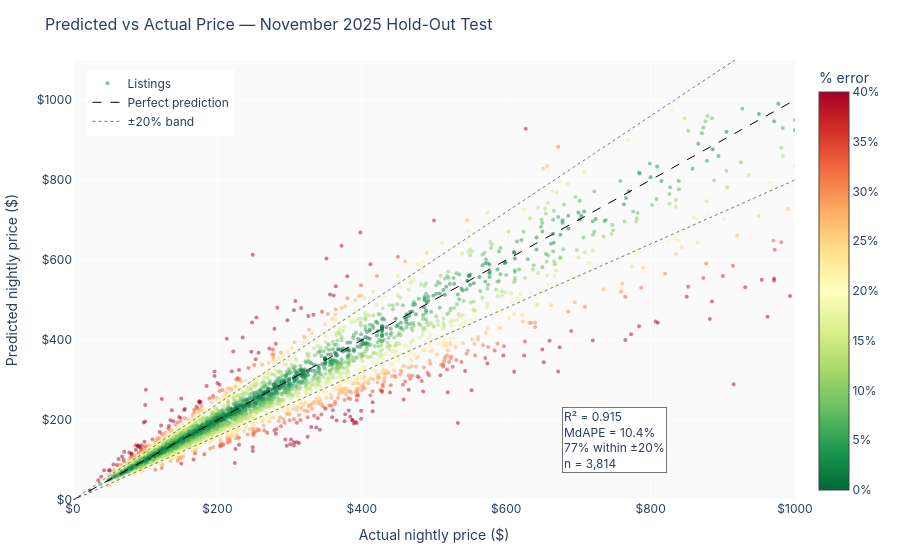

Notebook code for this chart:
### Markdown cell above
---
## Plot 6 — Predicted vs actual (November test set)

### Code cell
NON_FEATURES = {'id', 'price_numeric', 'log_price',
                'estimated_revenue_l365d', 'estimated_occupancy_l365d',
                'month_label'}   # added in plot 2, not a model feature

FEATURE_COLS = [c for c in sf.columns if c not in NON_FEATURES]

model = xgb.XGBRegressor()
model.load_model(str(DATA / 'xgb_model.json'))

test = sf[sf['month'] == 11].copy()
pred_log   = model.predict(test[FEATURE_COLS])
pred_price = np.expm1(pred_log)
true_price = test['price_numeric'].values

# Cap display at $1000 for readability (99th pct ≈ $926 after cap)
mask = (true_price <= 1000) & (pred_price <= 1000)
t = true_price[mask]; p = pred_price[mask]
abs_err = np.abs(t - p)
pct_err  = abs_err / t * 100

fig = go.Figure()

fig.add_trace(go.Scatter(
    x=t, y=p,
    mode='markers',
    marker=dict(
        color=pct_err,
        colorscale='RdYlGn_r',
        cmin=0, cmax=40,
        size=4, opacity=0.5,
        colorbar=dict(title='% error', ticksuffix='%'),
    ),
    text=[f'True: ${tv:.0f}<br>Pred: ${pv:.0f}<br>Err: {e:.0f}%'
          for tv, pv, e in zip(t, p, pct_err)],
    hovertemplate='%{text}<extra></extra>',
    name='Listings',
))

lim = 1000
fig.add_trace(go.Scatter(
    x=[0, lim], y=[0, lim],
    mode='lines',
    line=dict(color='black', dash='dash', width=1),
    name='Perfect prediction',
    hoverinfo='skip',
))

fig.add_trace(go.Scatter(
    x=[0, lim], y=[0, lim * 1.2],
    mode='lines', line=dict(color=GRAY, dash='dot', width=1),
    name='±20% band', showlegend=True, hoverinfo='skip',
))
fig.add_trace(go.Scatter(
    x=[0, lim], y=[0, lim * 0.8],
    mode='lines', line=dict(color=GRAY, dash='dot', width=1),
    showlegend=False, hoverinfo='skip',
))

fig.update_layout(
    title=dict(text='Predicted vs Actual Price — November 2025 Hold-Out Test',
               font_size=16),
    xaxis_title='Actual nightly price ($)',
    yaxis_title='Predicted nightly price ($)',
    xaxis=dict(range=[0, lim], tickprefix='$'),
    yaxis=dict(range=[0, lim * 1.1], tickprefix='$'),
    legend=dict(x=0.02, y=0.98),
)

fig.add_annotation(
    x=750, y=150,
    text=f'R² = 0.915<br>MdAPE = 10.4%<br>77% within ±20%<br>n = {mask.sum():,}',
    showarrow=False,
    bordercolor=GRAY, borderwidth=1, bgcolor='white',
    font_size=12, align='left',
)

save(fig, '06_pred_vs_actual')
fig.show()

### Figure 1 — Plotly figure (JSON) as saved in the notebook; plotly's stock layout.template omitted (floating-point values rounded to 4 significant figures; data arrays with more than 128 entries replaced by an {"elided": "..."} marker saying what was removed)
{"data": [{"hovertemplate": "%{text}<extra></extra>", "marker": {"cmax": 40, "cmin": 0, "color": {"elided": "3814 float values"}, "colorbar": {"ticksuffix": "%", "title": {"text": "% error"}}, "colorscale": [[0.0, "rgb(0,104,55)"], [0.1, "rgb(26,152,80)"], [0.2, "rgb(102,189,99)"], [0.3, "rgb(166,217,106)"], [0.4, "rgb(217,239,139)"], [0.5, "rgb(255,255,191)"], [0.6, "rgb(254,224,139)"], [0.7, "rgb(253,174,97)"], [0.8, "rgb(244,109,67)"], [0.9, "rgb(215,48,39)"], [1.0, "rgb(165,0,38)"]], "opacity": 0.5, "size": 4}, "mode": "markers", "name": "Listings", "text": {"elided": "3814 str values"}, "type": "scatter", "x": {"elided": "3814 float values"}, "y": {"elided": "3814 float values"}}, {"hoverinfo": "skip", "line": {"color": "black", "dash": "dash", "width": 1}, "mode": "lines", "name": "Perfect prediction", "type": "scatter", "x": [0, 1000], "y": [0, 1000]}, {"hoverinfo": "skip", "line": {"color": "#767676", "dash": "dot", "width": 1}, "mode": "lines", "name": "±20% band", "showlegend": true, "type": "scatter", "x": [0, 1000], "y": [0, 1200.0]}, {"hoverinfo": "skip", "line": {"color": "#767676", "dash": "dot", "width": 1}, "mode": "lines", "showlegend": false, "type": "scatter", "x": [0, 1000], "y": [0, 800.0]}], "layout": {"annotations": [{"align": "left", "bgcolor": "white", "bordercolor": "#767676", "borderwidth": 1, "font": {"size": 12}, "showarrow": false, "text": "R² = 0.915<br>MdAPE = 10.4%<br>77% within ±20%<br>n = 3,814", "x": 750, "y": 150}], "font": {"family": "Inter, Arial, sans-serif"}, "legend": {"x": 0.02, "y": 0.98}, "margin": {"b": 60, "l": 60, "r": 40, "t": 60}, "paper_bgcolor": "#FFFFFF", "plot_bgcolor": "#FAFAFA", "title": {"font": {"size": 16}, "text": "Predicted vs Actual Price — November 2025 Hold-Out Test"}, "xaxis": {"range": [0, 1000], "tickprefix": "$", "title": {"text": "Actual nightly price ($)"}}, "yaxis": {"range": [0, 1100.0], "tickprefix": "$", "title": {"text": "Predicted nightly price ($)"}}}}
